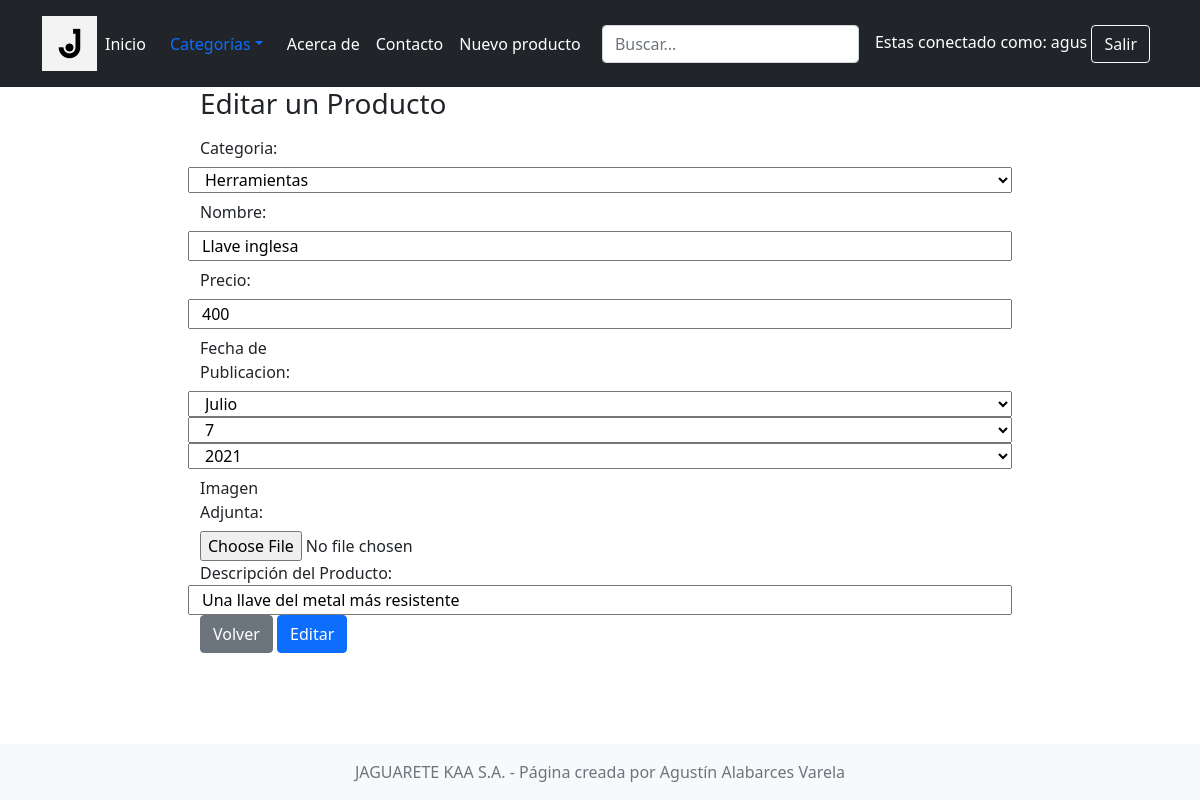
/producto_editar/8 (signed in), run on the app's committed database.
### sitio/models.py (models this page shows, shortened)
class Producto(models.Model):
    nombre = models.CharField(max_length=200, null=False)
    precio = models.IntegerField(null=False)
    categoria = models.ForeignKey(Categoria, on_delete=models.CASCADE, related_name="categoria")
    imagen = models.FileField(upload_to='imagenes/')
    descripcion = models.CharField(max_length=500)
    fecha_publicacion = models.DateField(null=False, default=timezone.now())

### sitio/views.py (the view)
# urls.py: path('producto_editar/<int:producto_id>', views.producto_editar, name="producto_editar"),
def producto_editar(request, producto_id):
    if request.user.is_staff:
        un_producto = get_object_or_404(Producto, id=producto_id)
        if request.method == "POST":
            user = User.objects.get(username=request.user)
            form = FormProducto(data=request.POST, files=request.FILES, instance=un_producto)
            if form.is_valid():
                form.save()
                return redirect("sitio:index")
        else:
            form = FormProducto(instance = un_producto)
            return render(request, 'sitio/producto_editar.html', {
                "producto": un_producto,
                "form": form,
                "lista_categorias": Categoria.objects.all()
            })
    else:
        raise Http404()

### sitio/forms.py
class FormProducto(forms.ModelForm):
    class Meta:
        model = Producto
        fields = ('categoria', 'nombre', 'precio', 'descripcion', 'imagen', 'fecha_publicacion')
        widgets = {
            'nombre': forms.TextInput(attrs={'class': 'pub_nombre'}),
            'precio': forms.NumberInput(attrs={'class': 'pub_precio'}),
            'imagen': forms.FileInput(attrs={'name':'imagen_adjunta', 'class': 'pub_imagen'}),
            'descripcion': forms.TextInput(attrs={'class': 'pub_descripcion'}),
            'fecha_publicacion': forms.SelectDateWidget(attrs={'class': 'pub_fecha_publicacion'}),
        }

### sitio/models.py (called while the page is built)
    def __str__(self):
        return f"{self.descripcion}"

### sitio/templates/sitio/producto_editar.html (shortened to what this page needs)
{% extends "sitio/layout.html" %}
{% block body %}
<h3 class="offset-md-2">Editar un Producto</h3>
<div class="col-md-7 col-lg-8 offset-md-2 align-items-center">
    <form enctype="multipart/form-data" action="{% url 'sitio:producto_editar' producto.id %}" method="post" >
        <div class="form-group row">
            <label for="categoria_input"  class="col-sm-2 col-form-label">Categoria:</label> {{ form.categoria }} {{ form.categoria.errors }}
        </div>
        <div class="form-group row">
            <label for="nombre_input"  class="col-sm-2 col-form-label">Nombre:</label> {{ form.nombre }} {{ form.nombre.errors }}
        </div>
        <div class="form-group row">
            <label for="precio_input"  class="col-sm-2 col-form-label">Precio:</label> {{ form.precio }} {{ form.precio.errors }}
        </div>
        <div class="form-group row">
            <label for="publicacion_input"  class="col-sm-2 col-form-label">Fecha de Publicacion:</label> {{ form.fecha_publicacion }} {{ form.fecha_publicacion.errors }}
        </div>
        <div class="form-group row">
            <label for="imagen_input"  class="col-sm-2 col-form-label">Imagen Adjunta:</label> {{ form.imagen }} {{ form.imagen.errors }}
        </div>
        <div class="form-group row"  class="col-sm-2 col-form-label">
            <label for="descripcion_input">Descripción del Producto:</label><br> {{ form.descripcion }} {{ form.descripcion.errors }}
        </div>
        <div class="col-auto">
            <a class="btn btn-secondary" href="{% url 'sitio:index'%}">Volver</a>
            <input type="submit" class="btn btn-primary" value="Editar">
        </div>
    </form>
</div>
{% endblock %}

### sitio/templates/sitio/layout.html (shortened to what this page needs)
{% load static %}
<!DOCTYPE html>
<html lang="es">
    <head>
        <link rel="stylesheet" href="{% static 'style.css' %}">
        <link href="https://cdn.jsdelivr.net/npm/bootstrap@5.0.2/dist/css/bootstrap.min.css" rel="stylesheet">
    </head>
    <body>
        <header class="p-3 bg-dark text-white">
            <div class="container">
              <div class="d-flex flex-wrap align-items-center justify-content-center justify-content-lg-start">
                <a href="/" class="d-flex align-items-center mb-2 mb-lg-0 text-white text-decoration-none">
                  <img src="{% static 'j-icon-21.jpg' %}" width="55" height="55">
                </a>
                <ul class="nav col-12 col-lg-auto me-lg-auto mb-2 justify-content-center mb-md-0">
                    <li><a href="{% url 'sitio:index' %}" class="nav-link px-2 text-white">Inicio</a></li>
                    <li><a class="nav-link dropdown-toggle" href="#" id="dropdown01" data-bs-toggle="dropdown" aria-expanded="false">Categorías</a>
                    </li>
                    <li><a href="{% url 'sitio:acercade' %}" class="nav-link px-2 text-white">Acerca de</a></li>
                    <li><a href="{% url 'sitio:contacto' %}" class="nav-link px-2 text-white">Contacto</a></li>
                    {% if user.is_staff %}
                    <li><a href="{% url 'sitio:producto_nuevo' %}" class="nav-link px-2 text-white">Nuevo producto</a></li>
                    {% endif %}
                </ul>
                <form class="col-12 col-lg-auto mb-3 mb-lg-0 me-lg-3"action="{% url 'search:searchposts' %}" method="GET" value="{{request.GET.q}}">
                    <input type="search" class="form-control form-control-dark" name="q" placeholder="Buscar..." aria-label="Search" value="{{request.GET.q}}"/>
                </form>
                <div class="text-end" id="bloque_login">
                    {% if user.is_authenticated%}
                        Estas conectado como: {{ user.get_username }} <a role="button" class="btn btn-outline-light me-2" href="{% url 'logout' %}?next={{request.path}}">Salir</a>
                    {% else %}
                    <a role="button" class="btn btn-outline-light me-2" href="{% url 'login' %}?next={{request.path}}">Login</a>
                    <a role="button" class="btn btn-outline-light me-2" href="{% url 'sitio:registro' %}?next={{request.path}}">Registro</a>
                    {% endif %}
                </div>
              </div>
            </div>
          </header>
        {% block body %}
        {% endblock %}
        <footer class="footer mt-auto py-3 bg-light">
            <div class="container">
                <span class="text-muted">JAGUARETE KAA S.A. - Página creada por Agustín Alabarces Varela</span>
            </div>
        </footer>
    </body>
</html>

### sitio/static/style.css (style rules this page uses)
.footer { position: fixed; bottom:0; width:100%; text-align: center; }

### data on the page
Producto: categoria "Herramientas", nombre "Llave inglesa", precio "400", descripcion "Una llave del metal más resistente"

### other printed values
{{ user.get_username }} "agus"
